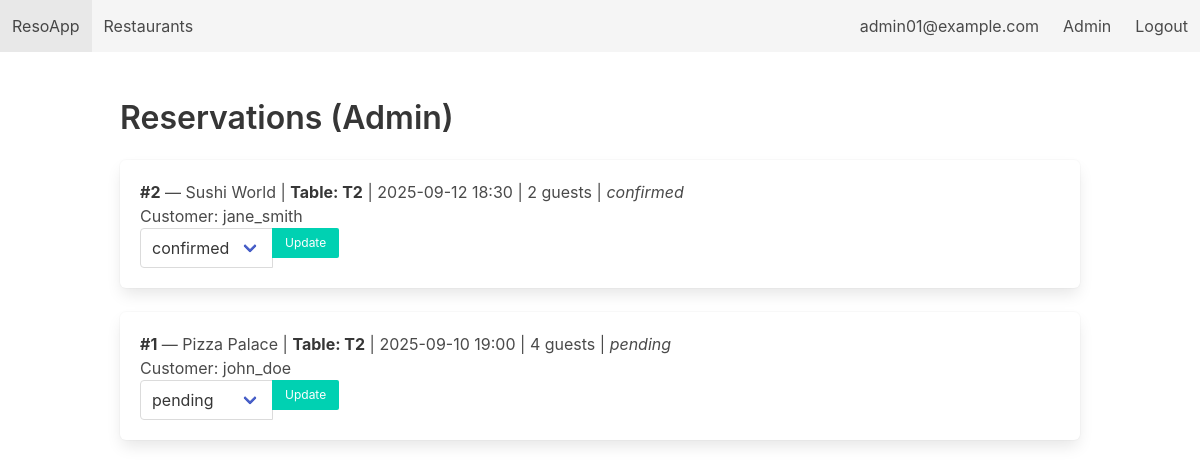
Page /admin/reservations (signed in) on the earlier database version.
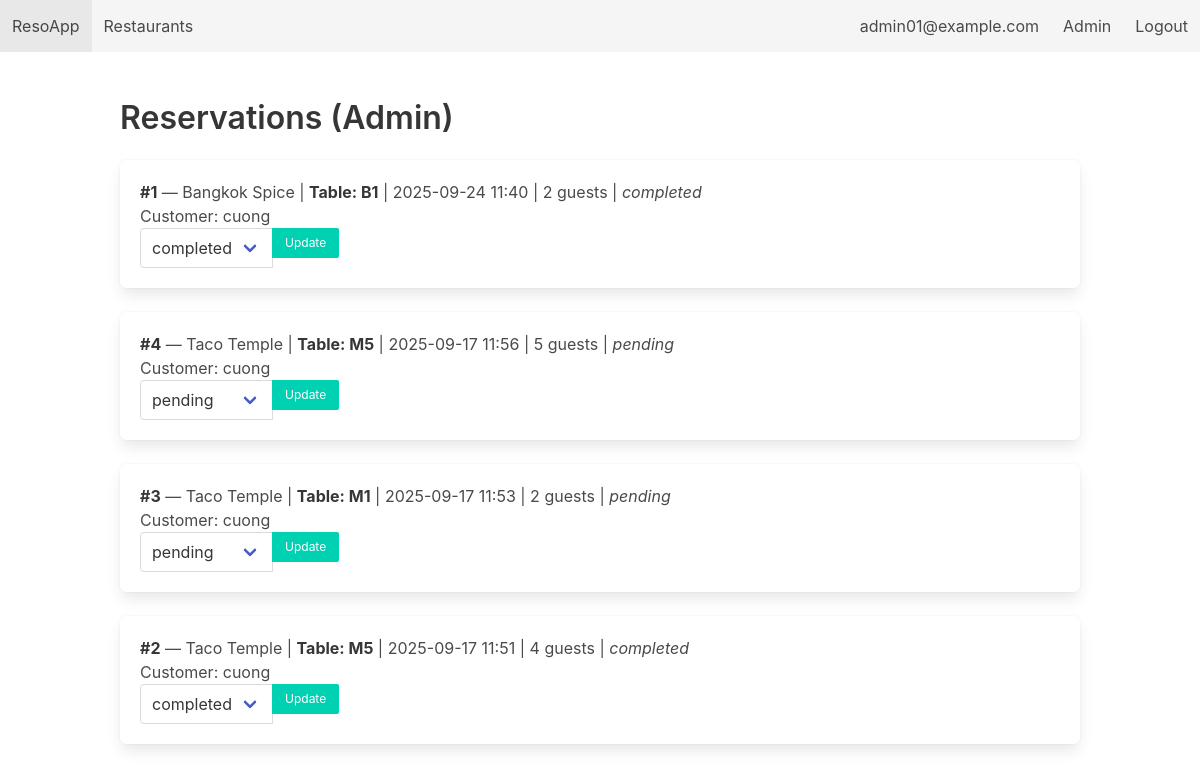
Same page on the later database version.
### tables this page shows
CREATE TABLE Reservations (
        reservation_id  INTEGER PRIMARY KEY AUTOINCREMENT,
        customer_id     INTEGER NOT NULL,
        restaurant_id   INTEGER NOT NULL,
        table_id        INTEGER,
        reservation_date DATE NOT NULL,
        reservation_time TEXT NOT NULL,
        guests          INTEGER NOT NULL CHECK (guests > 0),
        status          TEXT CHECK (status IN ('pending', 'confirmed', 'rejected', 'completed', 'cancelled')) DEFAULT 'pending',
        created_at      DATE DEFAULT (DATE('now')),
        FOREIGN KEY (customer_id) REFERENCES Customers(customer_id) ON DELETE CASCADE,
        FOREIGN KEY (restaurant_id) REFERENCES Restaurants(restaurant_id) ON DELETE CASCADE,
        FOREIGN KEY (table_id) REFERENCES Tables(table_id) ON DELETE SET NULL
    );

CREATE TABLE Restaurants (
        restaurant_id INTEGER PRIMARY KEY AUTOINCREMENT,
        name          TEXT NOT NULL,
        location      TEXT NOT NULL,
        cuisine       TEXT,
        rating        REAL CHECK (rating >= 0 AND rating <= 5),
        description   TEXT,
        opening_time  TEXT,
        closing_time  TEXT,
        created_at    DATE DEFAULT (DATE('now'))
    );

CREATE TABLE Tables (
        table_id      INTEGER PRIMARY KEY AUTOINCREMENT,
        restaurant_id INTEGER NOT NULL,
        table_number  TEXT,
        capacity      INTEGER NOT NULL,
        FOREIGN KEY (restaurant_id) REFERENCES Restaurants(restaurant_id) ON DELETE CASCADE
    );

CREATE TABLE Customers (
        customer_id   INTEGER PRIMARY KEY AUTOINCREMENT,
        username      TEXT UNIQUE NOT NULL,
        password_hash TEXT NOT NULL,
        full_name     TEXT,
        email         TEXT UNIQUE NOT NULL,
        phone         TEXT,
        created_at    DATE DEFAULT (DATE('now'))
    );

### app.py (the view)
@app.route('/admin/reservations')
@login_required(role='admin')
def admin_reservations():
    db = get_db()
    rows = db.execute("""
        SELECT r.*, c.username, rest.name as restaurant_name, t.table_number
        FROM Reservations r
        JOIN Customers c ON r.customer_id = c.customer_id
        JOIN Restaurants rest ON r.restaurant_id = rest.restaurant_id
        LEFT JOIN Tables t ON r.table_id = t.table_id
        ORDER BY r.reservation_date DESC, r.reservation_time DESC
    """).fetchall()
    return render_template('admin_reservations.html', reservations=rows)

### app.py (called while the page is built)
def get_db():
    if 'db' not in g:
        g.db = sqlite3.connect(DB_PATH, detect_types=sqlite3.PARSE_DECLTYPES)
        g.db.row_factory = sqlite3.Row
        g.db.execute("PRAGMA foreign_keys = ON;")
    return g.db

def login_required(role=None):
    def decorator(f):
        @wraps(f)
        def wrapper(*args, **kwargs):
            if 'user' not in session:
                flash("Please log in first.", "warning")
                return redirect(url_for('login'))
            if role == 'admin' and session.get('role') != 'admin':
                flash("Admin area. Access denied.", "danger")
                return redirect(url_for('index'))
            return f(*args, **kwargs)
        return wrapper
    return decorator

### templates/admin_reservations.html (shortened to what this page needs)
{% extends "base.html" %}
{% block content %}
<h2 class="title">Reservations (Admin)</h2>
{% for r in reservations %}
  <div class="box">
    <p><strong>#{{ r['reservation_id'] }}</strong> — {{ r['restaurant_name'] }} | <strong>Table: {{ r['table_number'] or 'N/A' }}</strong> | {{ r['reservation_date'] }} {{ r['reservation_time'] }} | {{ r['guests'] }} guests | <em>{{ r['status'] }}</em></p>
    <p>Customer: {{ r['username'] }}</p>
    <form method="post" action="{{ url_for('admin_update_reservation', res_id=r['reservation_id']) }}">
      <div class="field has-addons">
        <div class="control">
          <div class="select">
            <select name="status">
              <option value="pending" {% if r['status']=='pending' %}selected{% endif %}>pending</option>
              <option value="confirmed" {% if r['status']=='confirmed' %}selected{% endif %}>confirmed</option>
              <option value="completed" {% if r['status']=='completed' %}selected{% endif %}>completed</option>
            </select>
          </div>
        </div>
        <div class="control"><button class="button is-small is-primary">Update</button></div>
      </div>
    </form>
  </div>
{% else %}
  <p>No reservations.</p>
{% endfor %}
{% endblock %}

### templates/base.html (shortened to what this page needs)
<!DOCTYPE html>
<html>
  <head>
    <link
      rel="stylesheet"
      href="https://cdn.jsdelivr.net/npm/bulma@0.9.4/css/bulma.min.css"
    />
  </head>
  <body>
    <nav class="navbar is-light" role="navigation" aria-label="main navigation">
      <div class="navbar-brand">
        <a class="navbar-item" href="{{ url_for('index') }}">ResoApp</a>
      </div>
      <div id="navbarBasicExample" class="navbar-menu">
        <div class="navbar-start">
          <a class="navbar-item" href="{{ url_for('restaurants') }}"
            >Restaurants</a
          >
        </div>
        <div class="navbar-end">
          {% if session.get('user') %}
          <a class="navbar-item" href="{{ url_for('profile') }}"
            >{{ session.get('name') }}</a
          >
          {% if session.get('role') == 'customer' %} {# Chỉ hiển thị liên kết
          này cho Customer #}
          <a class="navbar-item" href="{{ url_for('bookings') }}"
            >My Bookings</a
          >
          {% elif session.get('role') == 'admin' %}
          <a class="navbar-item" href="{{ url_for('admin_dashboard') }}"
            >Admin</a
          >
          {% endif %}
          <a class="navbar-item" href="{{ url_for('logout') }}">Logout</a>
          {% else %}
          <a class="navbar-item" href="{{ url_for('login') }}">Login</a>
          <a class="navbar-item" href="{{ url_for('register') }}">Register</a>
          {% endif %}
        </div>
      </div>
    </nav>
    <section class="section">
      <div class="container">
         {% block content %}{% endblock %}
      </div>
    </section>
  </body>
</html>

Differences in the rows shown:
changed Reservations id 1: restaurant_name "Pizza Palace" → "Bangkok Spice"; table_number "T2" → "B1"; reservation_date "2025-09-10" → "2025-09-24"; reservation_time "19:00" → "11:40"; guests "4" → "2"; status "pending" → "completed"; username "john_doe" → "cuong"; moves up the list
added Reservations: reservation_id "4", restaurant_name "Taco Temple", table_number "M5", reservation_date "2025-09-17", reservation_time "11:56", guests "5", status "pending", username "cuong"
added Reservations: reservation_id "3", restaurant_name "Taco Temple", table_number "M1", reservation_date "2025-09-17", reservation_time "11:53", guests "2", status "pending", username "cuong"
changed Reservations id 2: restaurant_name "Sushi World" → "Taco Temple"; table_number "T2" → "M5"; reservation_date "2025-09-12" → "2025-09-17"; reservation_time "18:30" → "11:51"; guests "2" → "4"; status "confirmed" → "completed"; username "jane_smith" → "cuong"
